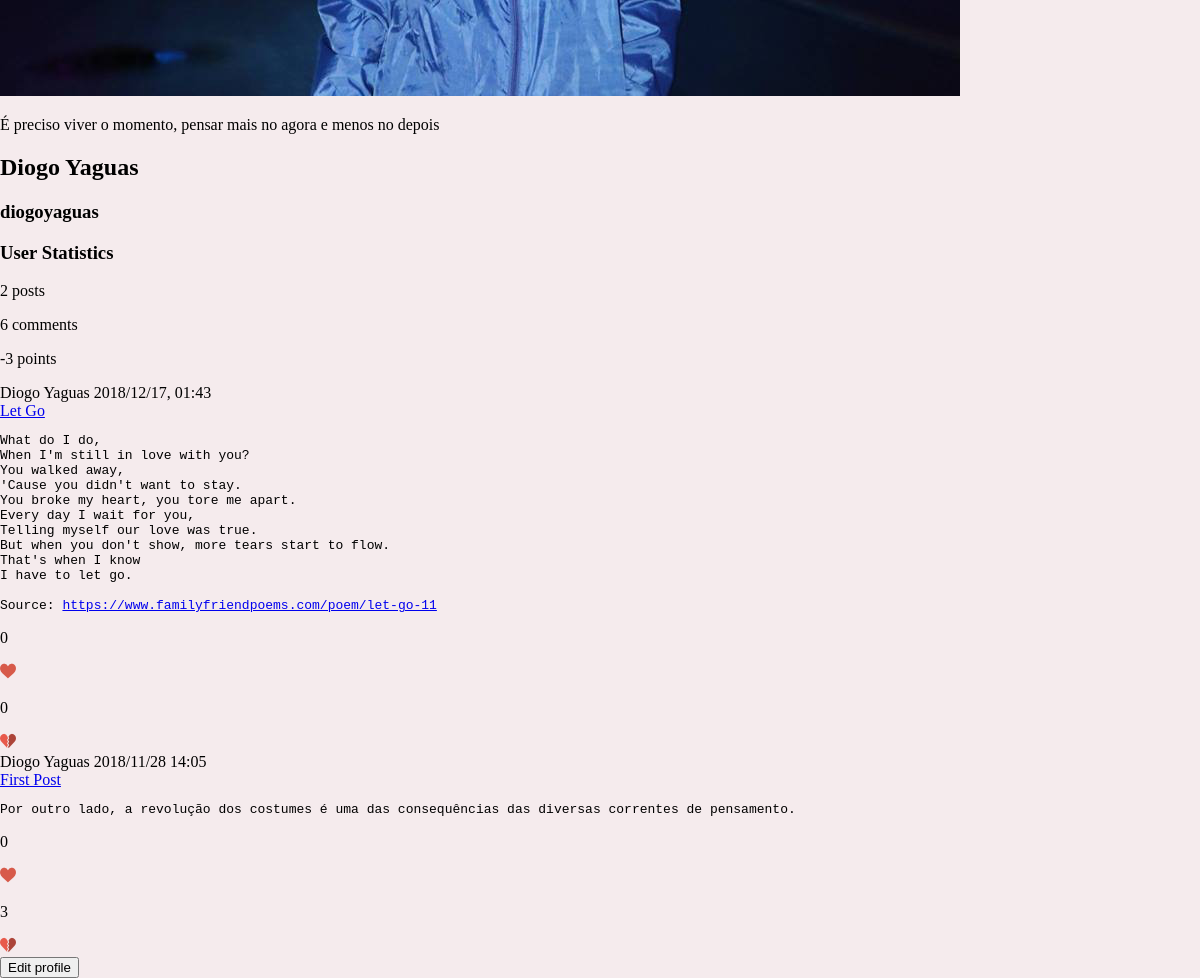
Before: /templates/myManao.php (signed in, lower part) with the older database file.
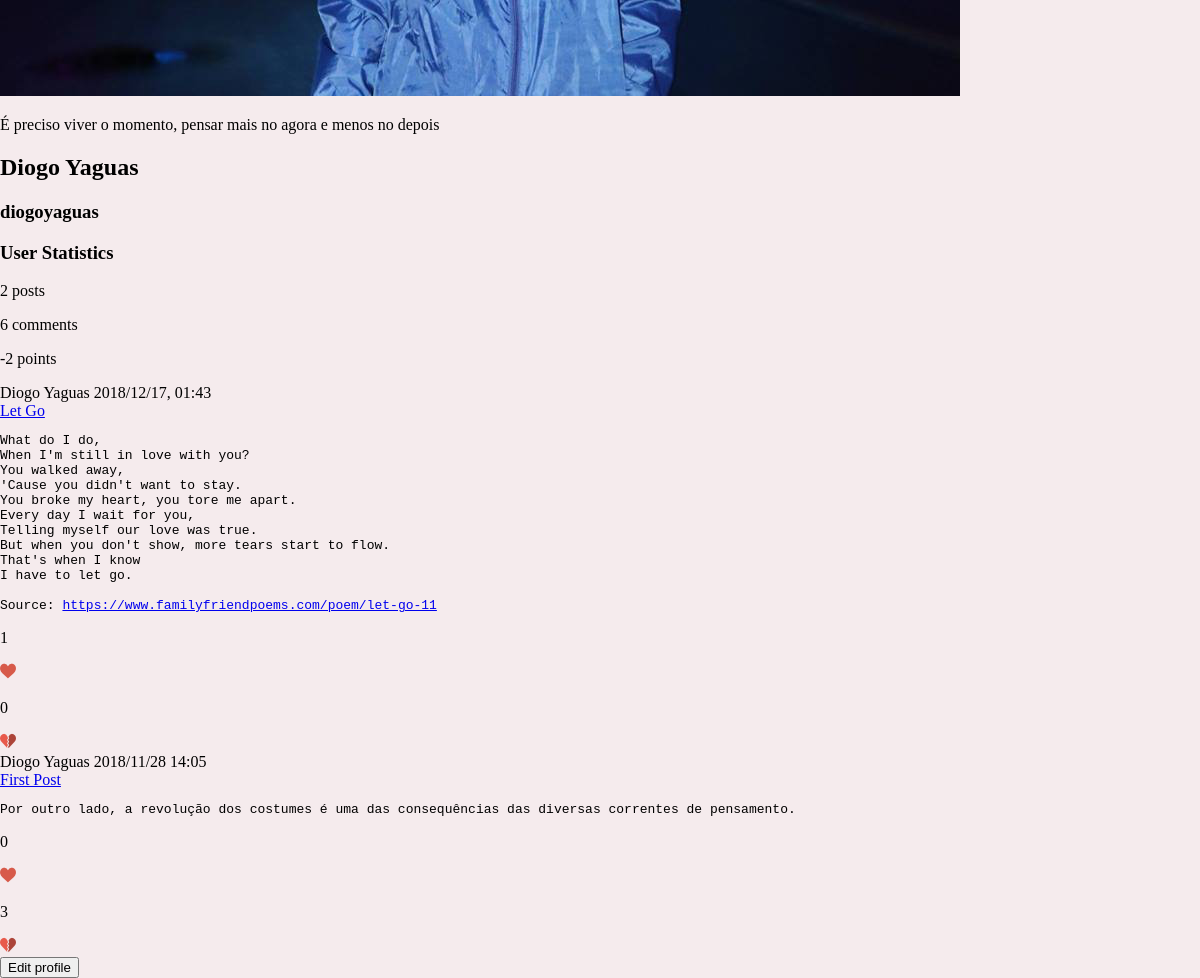
After: the same page with the newer database file.
### tables this page shows
CREATE TABLE Post (ID INTEGER PRIMARY KEY AUTOINCREMENT, User_ID INTEGER NOT NULL REFERENCES User (ID), Title STRING NOT NULL, Text STRING NOT NULL, Date STRING NOT NULL, Upvotes INTEGER DEFAULT 0, Downvotes INTEGER DEFAULT 0);

CREATE TABLE User (ID INTEGER PRIMARY KEY AUTOINCREMENT, Username STRING UNIQUE NOT NULL, Password CHAR (256) NOT NULL, Name STRING NOT NULL, Email STRING NOT NULL UNIQUE, Bio STRING, Profile_Pic STRING NOT NULL DEFAULT "default.png", Posts INTEGER DEFAULT 0, Comments INTEGER DEFAULT 0, Upvotes INTEGER DEFAULT 0, Downvotes INTEGER DEFAULT 0, ParticipationDate STRING NOT NULL);

### database/user.php (called while the page is built, shortened)
<?php
      function getName($userID) {
        global $dbh;
        try {
          $stmt = $dbh->prepare('SELECT Name FROM User WHERE ID = ?');
          $stmt->execute(array($userID));
          if($row = $stmt->fetch()){
            return $row['Name'];
          }
        }catch(PDOException $e) {
          return -1;
        }
      }
    function getNumberofPostOfUser($userID) {
      global $dbh;
      try {
        $stmt = $dbh->prepare('SELECT count(*) FROM Post WHERE User_ID = ?');
        $stmt->execute(array($userID));
        return ($stmt->fetch()["count(*)"]);
      }catch(PDOException $e) {
        return true;
      }
    }
    function getNumberofCommentsOfUser($userID) {
      global $dbh;
      try {
        $stmt = $dbh->prepare('SELECT count(*) FROM Comments WHERE User_ID = ?');
        $stmt->execute(array($userID));
        return ($stmt->fetch()["count(*)"]);
      }catch(PDOException $e) {
        return true;
      }
    }
    function getPontuationOfUser($userID) {
      global $dbh;
      try {
        $stmt = $dbh->prepare('SELECT count(DownPost.Post_ID) from DownPost, User, Post WHERE DownPost.Post_ID = Post.ID and User.ID = Post.User_ID  and User.ID = ?');
        $stmt->execute(array($userID));
        $negative = ($stmt->fetch()["count(DownPost.Post_ID)"]);
        $stmt = $dbh->prepare('SELECT count(UpPost.Post_ID) from UpPost, User, Post WHERE UpPost.Post_ID = Post.ID and User.ID = Post.User_ID  and User.ID = ?');
        $stmt->execute(array($userID));
        $positive = ($stmt->fetch()["count(UpPost.Post_ID)"]);
        return ($positive - $negative);
      }catch(PDOException $e) {
        return true;
      }
    }
?>

### database/post.php (called while the page is built, shortened)
<?php
	function getUserPosts($userID)
	{
		global $dbh;
		try {
			$stmt = $dbh->prepare('SELECT * from Post WHERE User_ID = ? ORDER BY Date DESC LIMIT 5');
			if($stmt->execute(array($userID)))
				return $stmt->fetchAll();
			else
				return -1;
		} catch(PDOException $e) {
			return -1;
		}
	}
?>

### templates/userPosts.php (the view, shortened to what the changed rows need)
<?php
            include_once ("../includes/init.php");
			include_once ("../database/post.php");
            include_once ("../actions/verifyAndConvertText.php");
            $posts = getUserPosts($_SESSION['userID']);
            foreach($posts as $post) {
                viewPosts($post);
                }
            function viewPosts($post) {
                ?>
            <article id="posts">
                <header>
                    <span class="author">
                        <?php echo getName($post['User_ID']) ?>
                    </span>
                    <span class="date">
                        <?= $post['Date'] ?>
                    </span>
                </header>
                <a id="title" href="viewPost.php?id=<?=$post['ID']?>" target="_blank"><?= $post['Title'] ?></a>
                <pre id="text_wrote"><?php convertText($post['Text']) ?></pre>
                <footer id="votes">
                    <div id="upvotes" onclick="updateUpvotes(<?=$post['ID']?>)">
                        <p id="upvote<?=$post['ID']?>"><?=$post['Upvotes']?></p>
                        <img src="../images/upvote.png"alt="Upvote">
                    </div>
                    <div id="downvotes" onclick="updateDownvotes(<?=$post['ID']?>)">
                        <p id="downvote<?=$post['ID']?>"><?=$post['Downvotes']?></p>
                        <img src="../images/downvote.png"alt="Downvote">
                    </div>
            </article>
        <?php }?>

### templates/myManao.php (shortened to what the changed rows need)
<?php
    include_once("header.php");
?>
    <!DOCTYPE html>
    <html>
    <head>
        <link href="../css/main_layout.css" rel="stylesheet">
        <link href="../css/main_style.css" rel="stylesheet">
        <link href="../css/others.css" rel="stylesheet">
    </head>
    <body>
        <section class="profile">
            <div id="information">
                <img id="pic" src="../profilePictures/<?php
                include_once('../includes/init.php');
                include_once('../database/user.php');
                ?>" alt="Profile picture">
                <h1 id="name">
                <?php
                    echo getName($_SESSION['userID']);
                ?>
            </h1>
            <div id="statistics">
                <h3 id=title>
                    User Statistics
                </h3>
                <p id="posts"><?php echo getNumberofPostOfUser($_SESSION['userID']) ?> posts</p>
                <p id="comments"><?php echo getNumberofCommentsOfUser($_SESSION['userID'])?> comments</p>
                <p id="pontuation"><?php echo getPontuationOfUser($_SESSION['userID'])?> points</p>
            </div>
            <div id="userPosts">
                <?php include("userPosts.php"); ?>
            </div>
            </div>
        </section>
    </body>
    </html>

### actions/verifyAndConvertText.php
<?php
    function convertText($text) {
        $reg_exUrl = "/(http|https|ftp|ftps)\:\/\/[a-zA-Z0-9\-\.]+\.[a-zA-Z]{2,3}(\/\S*)?/";
        if (preg_match($reg_exUrl, $text, $url)) {
            echo preg_replace($reg_exUrl, '<a href="' . $url[0] . '" rel="nofollow">' . $url[0] . '</a>', $text);
        } else echo $text;
}
?>

Changed rows visible on the page:
changed post "Let Go": Upvotes "0" → "1"
Other visible differences:
getPontuationOfUser($_SESSION['userID']): "-3" → "-2"
